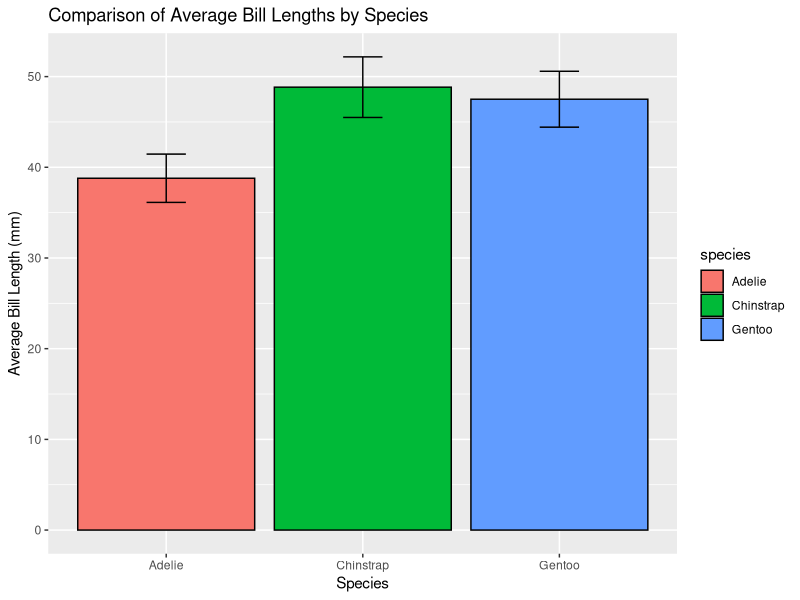
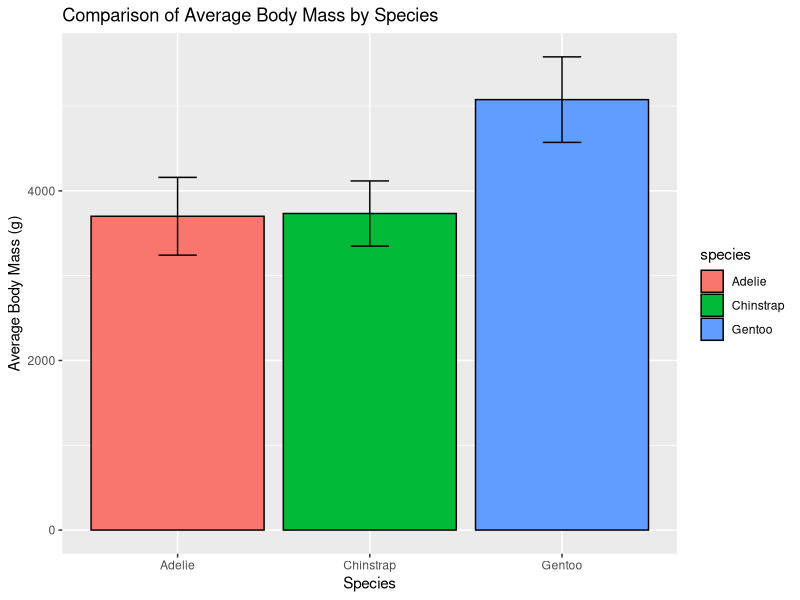
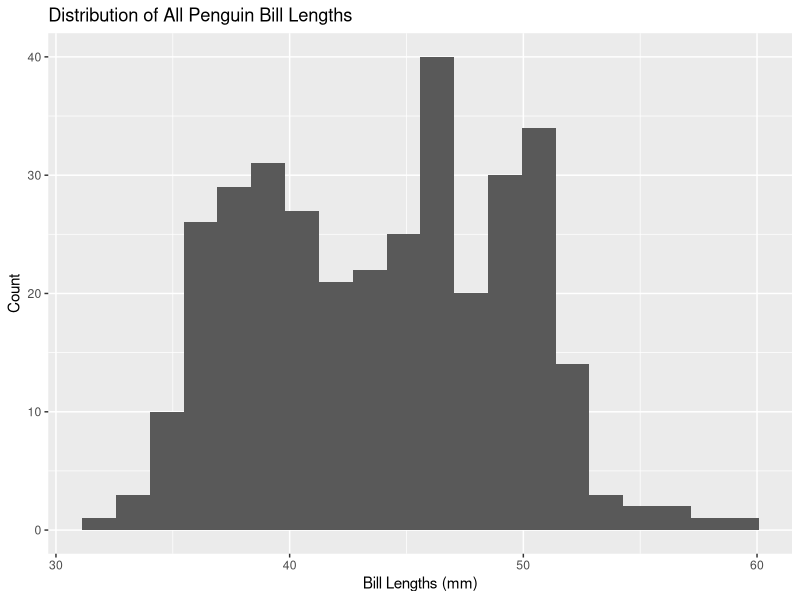
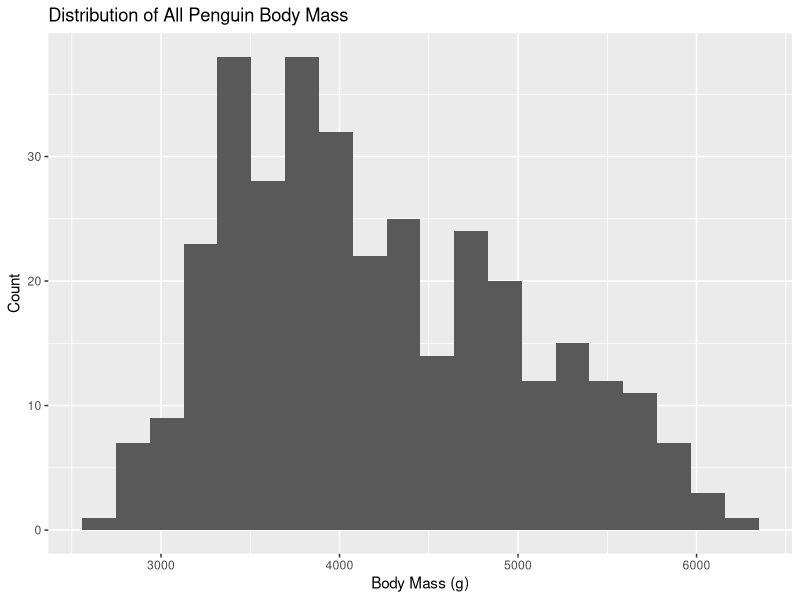
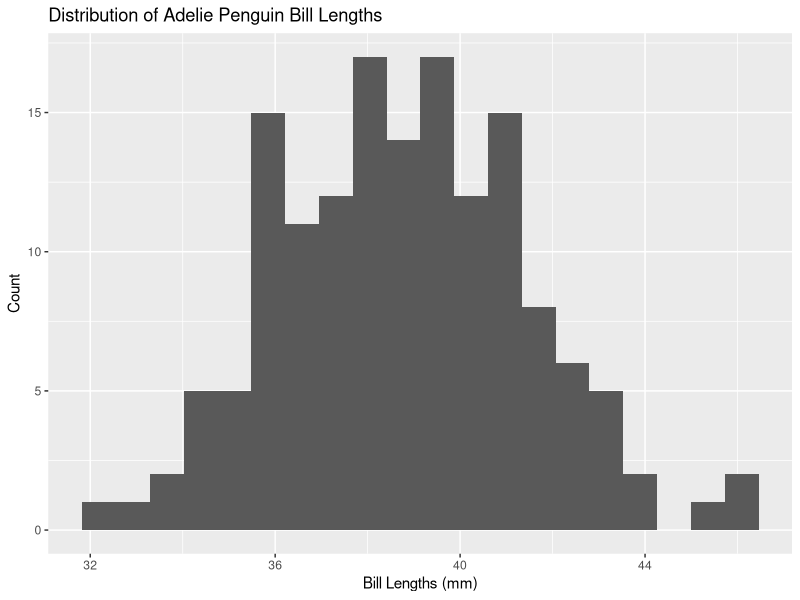
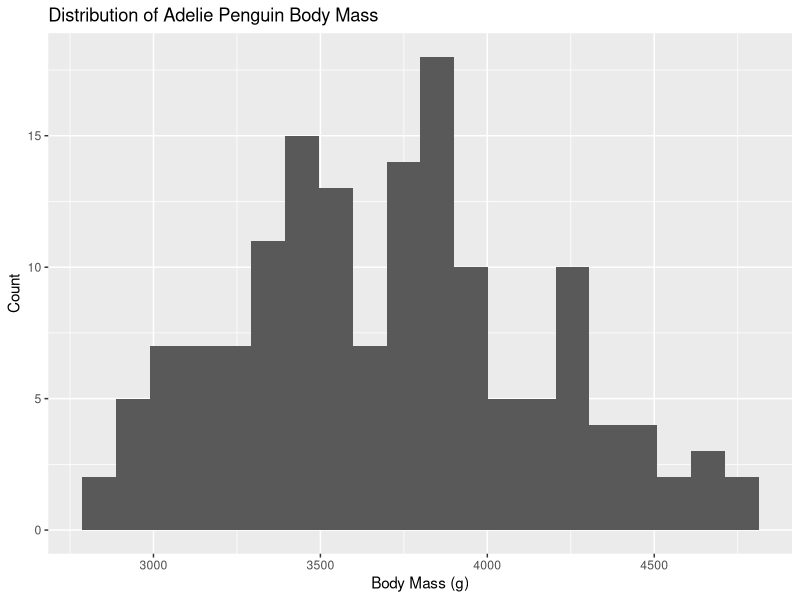
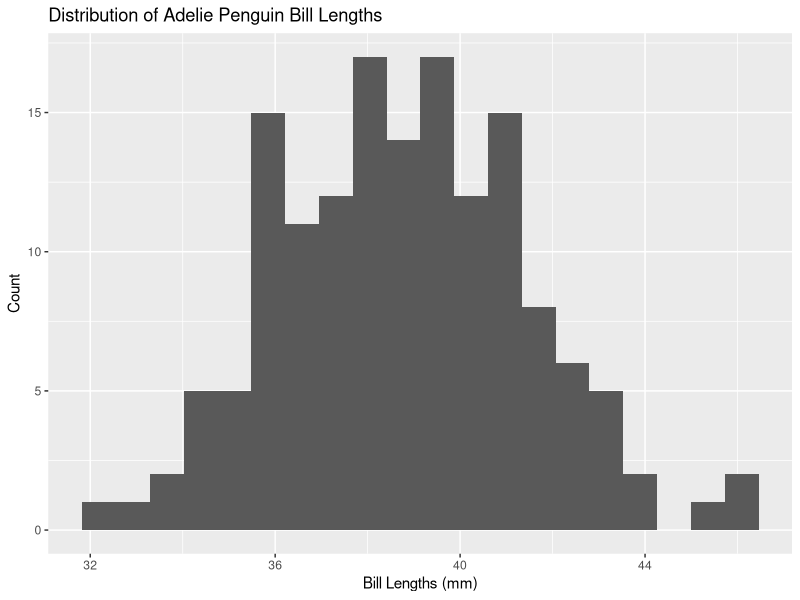
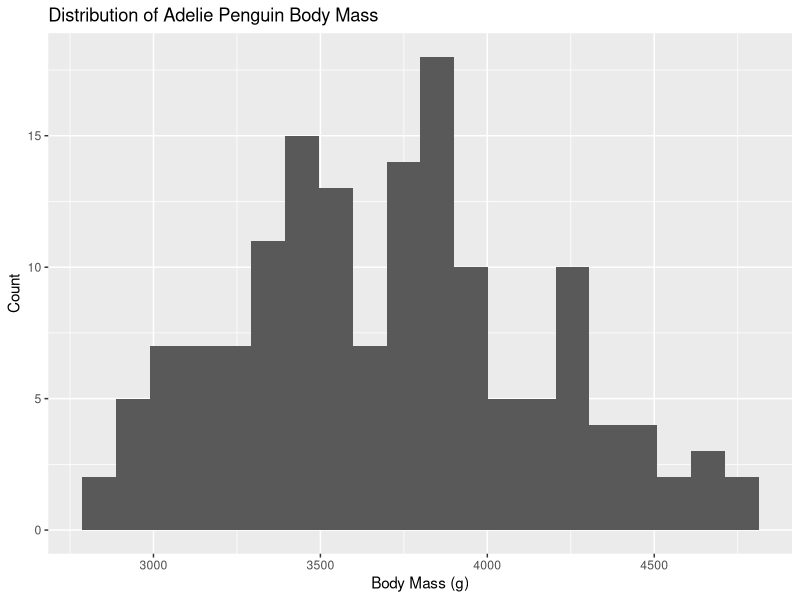

Recreate these plots in R, in order.
## ---- chunk 1
library(tidyverse)
library(palmerpenguins)

penguins

## ---- chunk 2


adelie<-penguins %>%
  filter(species=="Adelie")

gentoo<-penguins %>% 
  filter(species=="Gentoo")

chinstrap<-penguins %>%
  filter(species=="Chinstrap")


## ---- chunk 3


billLengthsAllHist<-ggplot(data=penguins, mapping=aes(bill_length_mm))+
  geom_histogram(bins=20)+
  labs(title="Distribution of All Penguin Bill Lengths", x="Bill Lengths (mm)", y="Count")

ggsave( "plots/BillLengthsAll.jpg",billLengthsAllHist)

## ---- chunk 4

bodyMassAllHist<-ggplot(data=penguins, mapping=aes(body_mass_g))+
  geom_histogram(bins=20)+
  labs(title="Distribution of All Penguin Body Mass", x="Body Mass (g)", y="Count")

ggsave( "plots/BodyMassAll.jpg",bodyMassAllHist)

## ---- chunk 5

#Hists of Adelie bill length & mass

billLengthsAdelieHist<-ggplot(data=adelie, mapping=aes(bill_length_mm))+
  geom_histogram(bins=20)+
  labs(title="Distribution of Adelie Penguin Bill Lengths", x="Bill Lengths (mm)", y="Count")

ggsave( "plots/BillLengthsAdelie.jpg",billLengthsAdelieHist)



bodyMassAdelieHist<-ggplot(data=adelie, mapping=aes(body_mass_g))+
  geom_histogram(bins=20)+
  labs(title="Distribution of Adelie Penguin Body Mass", x="Body Mass (g)", y="Count")

ggsave( "plots/BodyMassAdelie.jpg",bodyMassAdelieHist)


## ---- chunk 6

#Hists of Adelie bill length & mass

billLengthsAdelieHist<-ggplot(data=adelie, mapping=aes(bill_length_mm))+
  geom_histogram(bins=20)+
  labs(title="Distribution of Adelie Penguin Bill Lengths", x="Bill Lengths (mm)", y="Count")

ggsave( "plots/BillLengthsAdelie.jpg",billLengthsAdelieHist)



bodyMassAdelieHist<-ggplot(data=adelie, mapping=aes(body_mass_g))+
  geom_histogram(bins=20)+
  labs(title="Distribution of Adelie Penguin Body Mass", x="Body Mass (g)", y="Count")

ggsave( "plots/BodyMassAdelie.jpg",bodyMassAdelieHist)


## ---- chunk 7

#Hists of Gentoo bill length & mass

billLengthsGentooHist<-ggplot(data=gentoo, mapping=aes(bill_length_mm))+
  geom_histogram(bins=20)+
  labs(title="Distribution of Gentoo Penguin Bill Lengths", x="Bill Lengths (mm)", y="Count")

ggsave( "plots/BillLengthsGentoo.jpg",billLengthsGentooHist)



bodyMassGentooHist<-ggplot(data=gentoo, mapping=aes(body_mass_g))+
  geom_histogram(bins=20)+
  labs(title="Distribution of Gentoo Penguin Body Mass", x="Body Mass (g)", y="Count")

ggsave( "plots/BodyMassGentoo.jpg",bodyMassGentooHist)


## ---- chunk 8

#Hists of Chinstrap bill length & mass

billLengthsChinstrapHist<-ggplot(data=chinstrap, mapping=aes(bill_length_mm))+
  geom_histogram(bins=20)+
  labs(title="Distribution of Chinstrap Penguin Bill Lengths", x="Bill Lengths (mm)", y="Count")

ggsave( "plots/BillLengthsChinstrap.jpg",billLengthsChinstrapHist)



bodyMassChinstrapHist<-ggplot(data=chinstrap, mapping=aes(body_mass_g))+
  geom_histogram(bins=20)+
  labs(title="Distribution of Chinstrap Penguin Body Mass", x="Body Mass (g)", y="Count")

ggsave( "plots/BodyMassChinstrap.jpg",bodyMassChinstrapHist)


## ---- chunk 9

#bill length stats by species

penguinBillLengthStats<-penguins %>% group_by(species) %>% summarize(avgBillLength=mean(bill_length_mm, na.rm=TRUE), sdBillLength=sd(bill_length_mm, na.rm=TRUE))

penguinBillLengthStats



## ---- chunk 10

#bar plot of bill lengths

billLengthPlot<-ggplot(data=penguinBillLengthStats, mapping=aes(x=species, y=avgBillLength, fill=species))+
  geom_bar(stat="identity", color="black")+
  labs(title="Comparison of Average Bill Lengths by Species", y="Average Bill Length (mm)", x="Species")+
  geom_errorbar(aes(ymin=avgBillLength-sdBillLength, ymax=avgBillLength+sdBillLength), width=.2,
                 position=position_dodge(.9)) 


billLengthPlot

ggsave("plots/BillLengthComparison.jpg",billLengthPlot )

## ---- chunk 11

#body mass stats by species

penguinMassStats<-penguins %>% group_by(species) %>% summarize(avgBodyMass=mean(body_mass_g, na.rm=TRUE), sdBodyMass=sd(body_mass_g, na.rm=TRUE))

penguinMassStats



## ---- chunk 12

#bar plot of body mass

bodyMassPlot<-ggplot(data=penguinMassStats, mapping=aes(x=species, y=avgBodyMass, fill=species))+
  geom_bar(stat="identity", color="black")+
  labs(title="Comparison of Average Body Mass by Species", y="Average Body Mass (g)", x="Species")+
  geom_errorbar(aes(ymin=avgBodyMass-sdBodyMass, ymax=avgBodyMass+sdBodyMass), width=.2,
                 position=position_dodge(.9)) 


bodyMassPlot

ggsave("plots/BodyMassComparison.jpg",bodyMassPlot )

